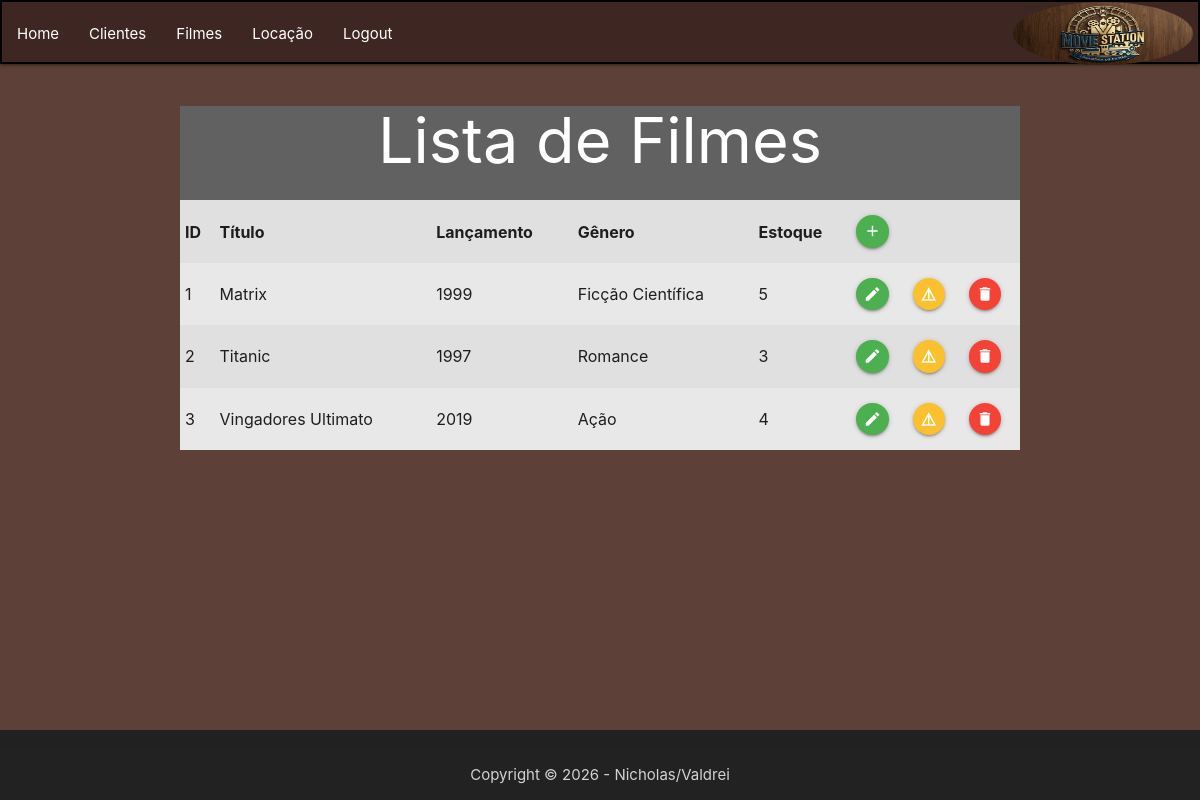
The page /VIEW/filme/lstfilme.php on the database its author committed.
### tables this page shows
CREATE TABLE `filmes` (
  `id` int(11) NOT NULL,
  `titulo` varchar(150) NOT NULL,
  `genero` varchar(50) NOT NULL,
  `lancamento` int(11) NOT NULL,
  `estoque` int(11) NOT NULL
);

### DAL/filme.php (called while the page is built, shortened)
<?php
    include_once $_SERVER['DOCUMENT_ROOT'] . '/Locadora/DAL/conexao.php';
    include_once $_SERVER['DOCUMENT_ROOT'] . '/Locadora/MODEL/filme.php';
    class Filme{
        public function Select(){
            $filmes = array();
            $sql = "SELECT * FROM filmes;";
            $con = Conexao::conectar();
            $registros = $con->query($sql);
            foreach($registros as $linha){
                $filme = new \MODEL\Filme();
                $filme->setId($linha['id']);
                $filme->setTitulo($linha['titulo']);
                $filme->setLancamento($linha['lancamento']);
                $filme->setGenero($linha['genero']);
                $filme->setEstoque($linha['estoque']);
                $filmes[] = $filme;
            }
            return $filmes;
        }
    }

### DAL/conexao.php (called while the page is built, shortened)
<?php
    class conexao {
        private static $dbNome = 'locadora';
        private static $dbHost = 'localhost';
        private static $dbUsuario = 'root';
        private static $dbSenha = '';
        private static $cont = null;
        public static function conectar(){
            if (self::$cont == null){
                try{
                    self::$cont = new PDO("mysql:host=" . self::$dbHost . ";dbname=" . self::$dbNome,
                    self::$dbUsuario , self::$dbSenha);
                }
                catch (\PDOException $exception) {
                    die ($exception->getMessage());
                }
            }
        return self::$cont;
        }
    public static function desconectar (){
        self::$cont = null;
        return self::$cont;
        }
    }
?>

### MODEL/filme.php (called while the page is built, shortened)
<?php
    class Filme{
        private ?int $id;
        private ?string $titulo;
        private ?string $genero;
        private ?int $lancamento;
        private ?int $estoque;
        public function getId(){return $this->id;}
        public function getTitulo(){return $this->titulo;}
        public function getGenero(){return $this->genero;}
        public function getLancamento(){return $this->lancamento;}
        public function getEstoque(){return $this->estoque;}
        public function setId(int $id){$this->id = $id;}
        public function setTitulo(string $titulo){$this->titulo = $titulo;}
        public function setGenero(string $genero){$this->genero = $genero;}
        public function setLancamento(int $lancamento){$this->lancamento = $lancamento;}
        public function setEstoque(int $estoque){$this->estoque = $estoque;}
    }
?>

### VIEW/filme/lstfilme.php (the view, shortened to what this page needs)
<?php
include_once $_SERVER['DOCUMENT_ROOT'] . '/Locadora/DAL/filme.php';
include_once $_SERVER['DOCUMENT_ROOT'] . '/Locadora/MODEL/filme.php';
include_once $_SERVER['DOCUMENT_ROOT'] . '/Locadora/VIEW/header.php';
include_once $_SERVER['DOCUMENT_ROOT'] . '/Locadora/VIEW/footer.php';
$dalFilme = new DAL\Filme();
?>
<!DOCTYPE html>
<html lang="pt-br">
<head>
    <link rel="stylesheet" href="https://cdnjs.cloudflare.com/ajax/libs/materialize/1.0.0/css/materialize.min.css">
</head>
<body class="brown darken-2">
    <div class="container center grey darken-2 white-text">
        <h1 class="center-align">Lista de Filmes</h1>
        <div class="row grey lighten-2 black-text">
            <table class="striped responsive-table hover: ">
                <thead>
                    <tr>
                        <th>ID</th>
                        <th>Título</th>
                        <th>Lançamento</th>
                        <th>Gênero</th>
                        <th>Estoque</th>
                        <th> <a class="btn-floating btn-small waves-effect waves-light green">
                                <i class="material-icons"
                                    onclick="JavaScript:location.href='frmisfilme.php'">add</i>
                            </a></th>
                    </tr>
                </thead>
                <tbody>
                    <?php foreach ($dalFilme->Select() as $filme) { ?>
                        <tr>
                            <td><?php echo $filme->getId(); ?></td>
                            <td><?php echo $filme->getTitulo(); ?></td>
                            <td><?php echo $filme->getLancamento(); ?></td>
                            <td><?php echo $filme->getGenero(); ?></td>
                            <td><?php echo $filme->getEstoque(); ?></td>
                            <td> <a class="btn-floating btn-small waves-effect waves-light green">
                                    <i class="material-icons"
                                        onclick="JavaScript:location.href='frmedtfilme.php?id=<?php echo $filme->getId(); ?>'">edit</i>
                                </a></td>
                            <td> <a class="btn-floating btn-small waves-effect waves-light yellow darken-2">
                                    <i class="material-icons"
                                        onclick="JavaScript:location.href='frmdetfilme.php?id=<?php echo $filme->getId(); ?>'">details</i>
                                </a></td>
                            <td> <a class="btn-floating btn-small waves-effect red">
                                    <i class="material-icons"
                                        onclick="JavaScript: remover( <?php echo $filme->getId(); ?> )">delete</i>
                                </a></td>
                        </tr>
                    <?php } ?>
                </tbody>
            </table>
        </div>
    </div>
</body>
</html>

### rows shown on the page
filmes: id "1", titulo "Matrix", lancamento "1999", genero "Ficção Científica", estoque "5"
filmes: id "2", titulo "Titanic", lancamento "1997", genero "Romance", estoque "3"
filmes: id "3", titulo "Vingadores Ultimato", lancamento "2019", genero "Ação", estoque "4"
